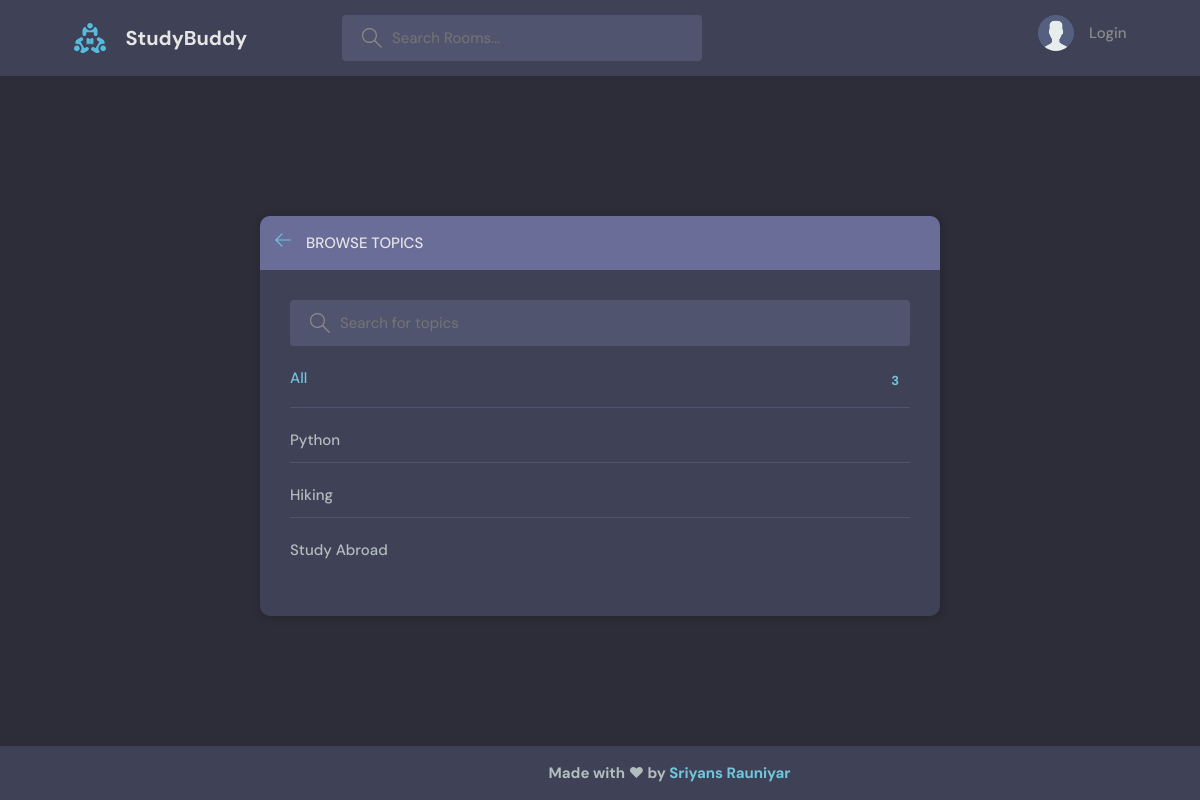
Page /topics/ on the committed database.
### baseapp/models.py (models this page shows, shortened)
class Topic(models.Model):
    name = models.CharField(max_length=200)

### baseapp/views.py (the view)
# urls.py: path('topics/', views.topicsPage, name="topics"),
def topicsPage(request):
    q = request.GET.get('q') if request.GET.get('q') != None else ''
    topics = Topic.objects.filter(name__icontains=q)
    return render(request, 'baseapp/topics.html', context={'topics': topics})

### baseapp/templates/baseapp/topics.html (shortened to what this page needs)
{% extends 'main.html' %}
{% block content %}
    <main class="create-room layout">
      <div class="container">
        <div class="layout__box">
          <div class="layout__boxHeader">
            <div class="layout__boxTitle">
              <a href="{% url 'home' %}">
                <svg version="1.1" xmlns="http://www.w3.org/2000/svg" width="32" height="32" viewBox="0 0 32 32">
                  <title>arrow-left</title>
                  <path
                    d="M13.723 2.286l-13.723 13.714 13.719 13.714 1.616-1.611-10.96-10.96h27.625v-2.286h-27.625l10.965-10.965-1.616-1.607z"
                  ></path>
                </svg>
              </a>
              <h3>Browse Topics</h3>
            </div>
          </div>
          <div class="topics-page layout__body">
            <form action="" method="GET" class="header__search">
              <label>
                <input name="q" placeholder="Search for topics" />
              </label>
            </form>
            <ul class="topics__list">
              <li>
                <a href="{% url 'topics' %}" class="active">All <span>{{topics.count}}</span></a>
              </li>
              {% for topic in topics %}
              <li>
                <a href="{% url 'home' %}?q={{topic.name}}"> {{topic.name}} <span>{{topic.room.set_all.count}}</span></a>
              </li>
              {% endfor %}
            </ul>
          </div>
        </div>
      </div>
    </main>
{% endblock content %}

### static/styles/style.css (style rules this page uses)
:root { --color-main: #71c6dd; --color-main-light: #e1f6fb; --color-dark: #3f4156; --color-dark-medium: #51546e; --color-dark-light: #696d97; --color-light: #e5e5e5; --color-gray: #8b8b8b; --color-light-gray: #b2bdbd; --color-bg: #2d2d39; --color-success: #5dd693; --color-error: #fc4b0b; }
* { font-family: "DM Sans", -apple-system, BlinkMacSystemFont, "Segoe UI", Roboto, Oxygen, Ubuntu, Cantarell, "Open Sans", "Helvetica Neue", sans-serif; margin: 0; padding: 0; box-sizing: border-box; text-rendering: optimizeLegibility; font-size: inherit; }
html { font-size: 56.25%; }
@media only screen and (min-width: 1200px) { html { font-size: 62.5%; } }
body { line-height: 1.6; font-weight: 400; font-size: 1.5rem; color: var(--color-light-gray); background-color: var(--color-bg); min-height: 100vh; }
a { display: inline-block; color: var(--color-main); text-decoration: none; }
.container { max-width: 120rem; width: 90%; margin: auto; }
.header__search > label { background-color: var(--color-dark-medium); padding: 1.3rem 1rem; display: flex; align-items: center; gap: 1rem; border-radius: 4px; }
.header__search svg { fill: var(--color-gray); width: 2rem; height: 2rem; margin-left: 1rem; }
.header__search input { width: 30rem; background: transparent; border: none; outline: none; color: var(--color-light); }
.layout { margin-top: 2.4rem; }
.layout > .container { display: flex; justify-content: space-between; align-items: flex-start; }
.layout__box { width: 90%; max-width: 48rem; min-height: 40rem; position: absolute; top: 50%; left: 50%; transform: translate(-50%, -46%); background-color: var(--color-dark); border-radius: 1rem; box-shadow: 1px 1px 6px 3px rgba(0, 0, 0, 0.1); overflow: hidden; }
.layout__boxHeader { display: flex; padding: 1.5rem; background-color: var(--color-dark-light); }
.layout__boxTitle { display: flex; gap: 1.5rem; align-items: center; }
.layout__boxTitle h3 { text-transform: uppercase; font-weight: 500; color: var(--color-light); }
.layout__boxTitle svg { width: 1.6rem; height: 1.6rem; fill: var(--color-main); }
.layout__body { margin: 3rem; }
.topics__list { list-style: none; }
.topics__list li a { display: flex; justify-content: space-between; margin-bottom: 3rem; font-weight: 500; color: var(--color-light-gray); transition: all 0.3s ease-in-out; }
.topics__list li a.active, .topics__list li a:hover { color: var(--color-main); }
.topics__list li a span { padding: 0.5rem 1rem; background-color: var(--color-dark); border-radius: 3px; font-size: 1.3rem; font-weight: 700; letter-spacing: 1px; }
.topics-page .topics__list li:not(:last-child) a { margin: 2rem 0; padding-bottom: 1rem; text-decoration: none; border-bottom: 1px solid var(--color-dark-medium); }
.topics-page .header__search { display: block; }
.create-room.layout .layout__box { max-width: 68rem; }

### rows in the picture
Topic: name "Python"
Topic: name "Hiking"
Topic: name "Study Abroad"

### other values in the picture
{{ topics.count }} "3"
